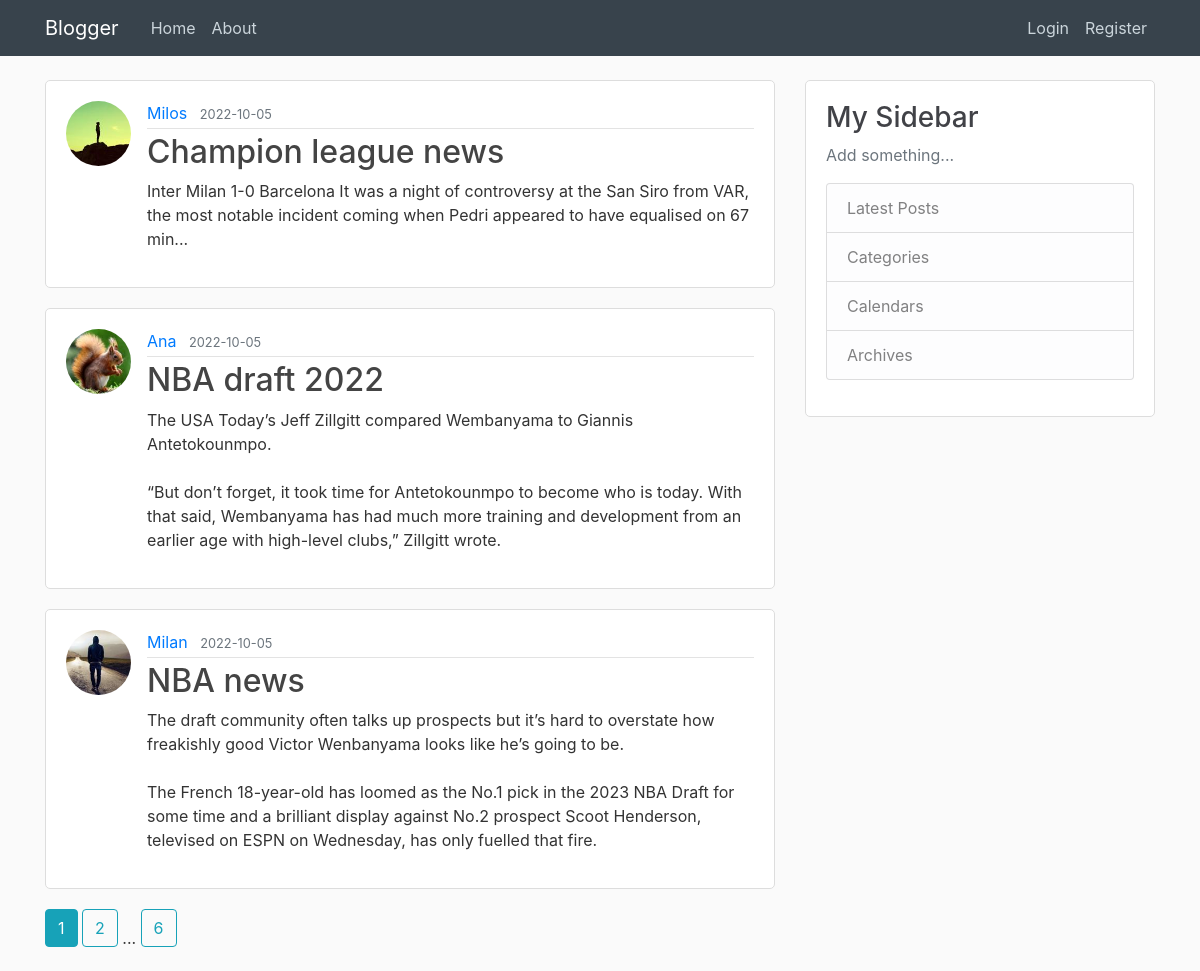
Page /home on the earlier database version.
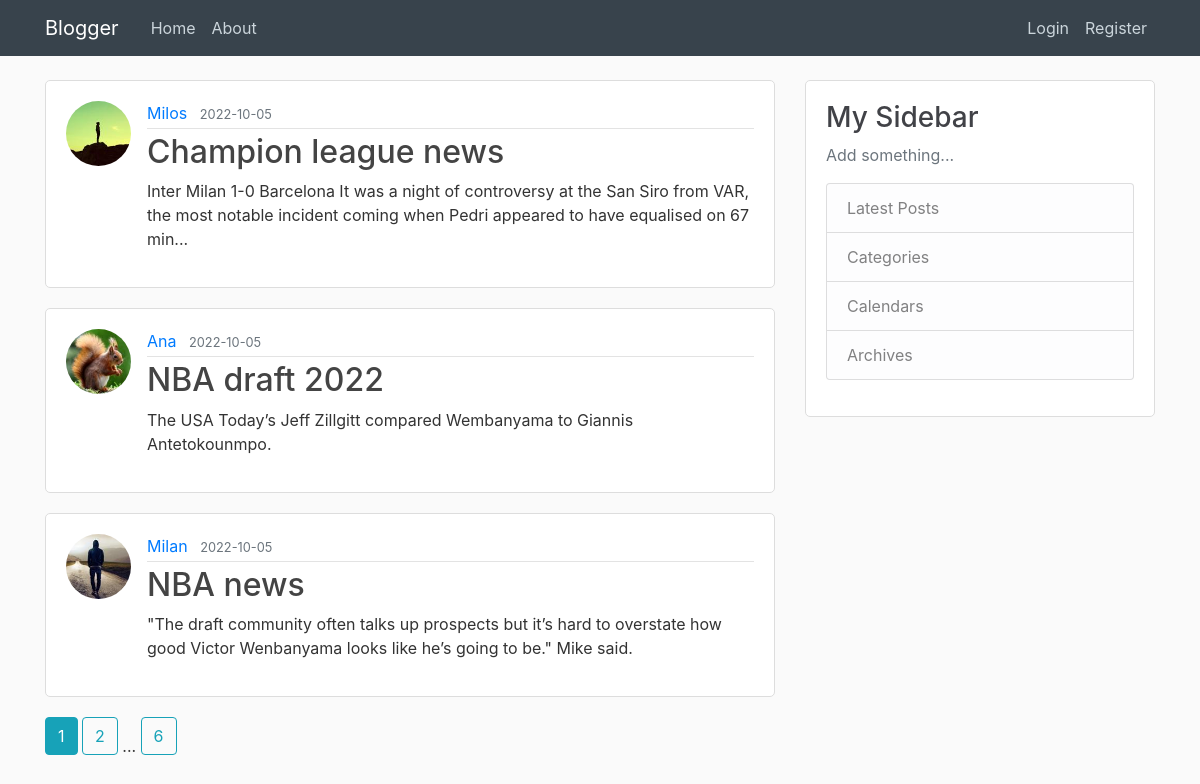
Same page on the later database version.
### blogger/models.py (models this page shows, shortened)
class Post(db.Model):
    id = db.Column(db.Integer, primary_key=True)
    title = db.Column(db.String(100), nullable=False)
    date_posted = db.Column(db.DateTime, nullable=False, default=datetime.utcnow)
    content = db.Column(db.Text, nullable=False)
    user_id = db.Column(db.Integer, db.ForeignKey('user.id'), nullable=False)

class User(db.Model, UserMixin):
    id = db.Column(db.Integer, primary_key=True)
    username = db.Column(db.String(20), unique=True, nullable=False)
    email = db.Column(db.String(120), unique=True, nullable=False)
    image_file = db.Column(db.String(20), nullable=False, default='default.jpg')
    password = db.Column(db.String(60), nullable=False)
    posts = db.relationship('Post', backref='author', lazy=True)

### blogger/main/routes.py (the view)
@bp.route("/")
@bp.route("/home")
def home():
    page = request.args.get('page', 1, type=int)
    posts = Post.query.order_by(Post.date_posted.desc()).paginate(page=page, per_page=3)
    return render_template('home.html', posts=posts)

### blogger/templates/home.html
{% extends 'layout.html' %}
{% block content %}
    {% for post in posts.items %}
        <article class="media content-section">
            <img class="rounded-circle article-img" src="{{ url_for('static', filename='profile_pics/' + post.author.image_file) }}">
            <div class="media-body">
                <div class="article-metadata">
                    <a class="mr-2" href="{{ url_for('users.user_posts', username=post.author.username) }}">{{ post.author.username }}</a>
                    <small class="text-muted">{{ post.date_posted.strftime('%Y-%m-%d') }}</small>
                </div>
                <h2><a class="article-title" href="{{ url_for('posts.post', post_id=post.id) }}">{{ post.title }}</a></h2>
                <p class="article-content">{{ post.content }}</p>
            </div>
        </article>
    {% endfor %}
    {% for page_num in posts.iter_pages(left_edge=1, right_edge=1, left_current=1, right_current=2) %}
        {% if page_num %}
            {% if posts.page == page_num %}
                <a class="btn btn-info mb-4" href="{{ url_for('main.home', page=page_num) }}">{{ page_num }}</a>
            {% else %}
                <a class="btn btn-outline-info mb-4" href="{{ url_for('main.home', page=page_num) }}">{{ page_num }}</a>
            {% endif %}
        {% else %}
            ...
        {% endif %}
    {% endfor %}
{% endblock content %}

### blogger/templates/layout.html (shortened to what this page needs)
<!DOCTYPE html>
<html>
    <head>
        <link rel="stylesheet" href="https://maxcdn.bootstrapcdn.com/bootstrap/4.0.0/css/bootstrap.min.css">
        <link rel="stylesheet" type="text/css" href="{{ url_for('static', filename='main.css') }}">
    </head>
    <body>
        <header class="site-header">
            <nav class="navbar navbar-expand-md navbar-dark bg-steel fixed-top">
                <div class="container">
                    <a class="navbar-brand mr-4" href="/">Blogger</a>
                    <div class="collapse navbar-collapse" id="navbarToggle">
                        <div class="navbar-nav mr-auto">
                            <a class="nav-item nav-link" href="{{ url_for('main.home') }}">Home</a>
                            <a class="nav-item nav-link" href="{{ url_for('main.about') }}">About</a>
                        </div>
                        <div class="navbar-nav">
                            {% if current_user.is_authenticated %}
                                <a class="nav-item nav-link" href="{{ url_for('posts.new_post') }}">New Post</a>
                                <a class="nav-item nav-link" href="{{ url_for('users.account') }}">Account</a>
                                <a class="nav-item nav-link" href="{{ url_for('users.logout') }}">Logout</a>
                            {% else %}
                                <a class="nav-item nav-link" href="{{ url_for('users.login') }}">Login</a>
                                <a class="nav-item nav-link" href="{{ url_for('users.register') }}">Register</a>
                            {% endif %}
                        </div>
                    </div>
                </div>
            </nav>
        </header>
        <main role="main" class="container">
            <div class="row">
                <div class="col-md-8">
                    {% block content %}{% endblock %}
                </div>
                <div class="col-md-4">
                    <div class="content-section">
                        <h3>My Sidebar</h3>
                        <p class='text-muted'>Add something...
                            <ul class="list-group">
                                <li class="list-group-item list-group-item-light">Latest Posts</li>
                                <li class="list-group-item list-group-item-light">Categories</li>
                                <li class="list-group-item list-group-item-light">Calendars</li>
                                <li class="list-group-item list-group-item-light">Archives</li>
                            </ul>
                        </p>
                    </div>
                </div>
            </div>
        </main>
    </body>
</html>

### blogger/static/main.css (style rules this page uses)
body { background: #fafafa; color: #333333; margin-top: 5rem; }
h1, h2, h3, h4, h5, h6 { color: #414247; }
.bg-steel { background-color: #38434c; }
.site-header .navbar-nav .nav-link { color: #cbd5db; }
.content-section { background: #ffffff; padding: 20px 20px; border: 1px solid #dddddd; border-radius: 5px; margin-bottom: 20px; }
.article-title { color: #444444; }
.article-content { white-space: pre-line; }
.article-img { height: 65px; width: 65px; margin-right: 16px; }
.article-metadata { padding-bottom: 3px; margin-bottom: 4px; border-bottom: 1px solid #e3e3e3 }

Differences in the rows shown:
changed Post "Ana": content "…Wembanyama to Giannis Antetokounmpo. “But don’t forget, it took time for Antetokounmpo to become who is today. With that said, Wembanyama has had much more training and development from an earlier age with high-level clubs,” Zillgitt wrote." → "The USA Today’s Jeff Zillgitt compared Wembanyama to Giannis Antetokounmpo."
changed Post "NBA news": content "The draft community often talks up prospects but it’s hard to overstate how freakishly good Victor Wenbanyama looks like he’s going to be. The French 18-year-old has loomed as the No.1 pick in the 2023 NBA Draft for some time and a brilliant display against No.2 prospect Scoot Henderson, televised on ESPN on Wednesday, has only fuelled that fire." → "\"The draft community often talks up prospects but it’s hard to overstate how good Victor Wenbanyama looks like he’s going to be.\" Mike said."
